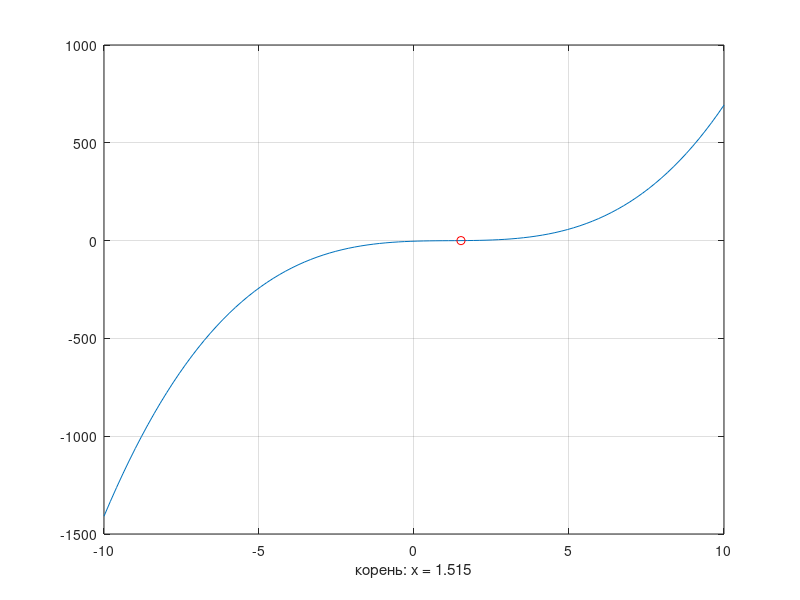

The MATLAB source for this figure:
%1. задать полином P(x) = x^3 - 3.55x^2 + 5.1x - 3.1 и найти графически его
%вещественный корень. Я пытаюсь найти значение x такое, что значение abs(F(x)) будет
%минимально

P = [1 -3.55 5.1 -3.1];
x = linspace(-10,10);
F = polyval(P,x);
disp(F);
plot(x,F);
hold on
[m,i] = min(abs(F));
plot(x(i),F(i),'or');
xlabel(sprintf('корень: x = %.3f',x(i)));
grid on
